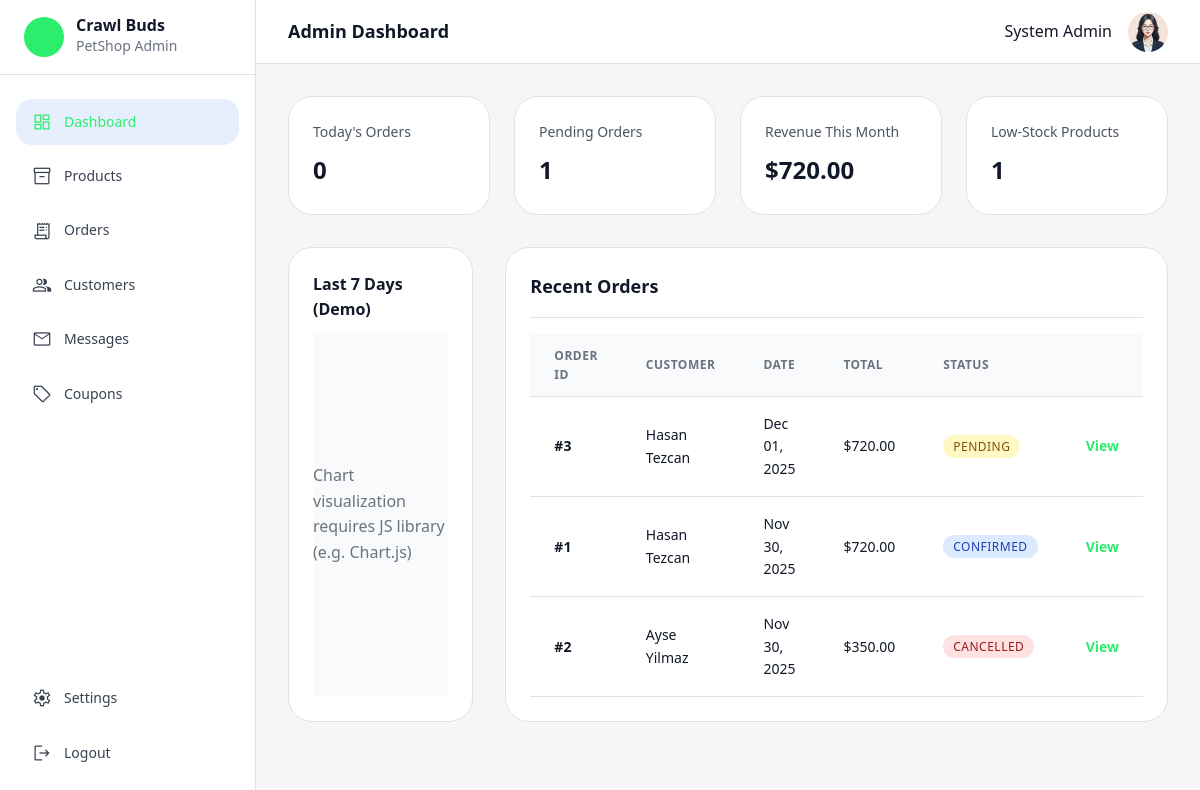
The page /pages/admin/dashboard.php (signed in) on the database as committed earlier.
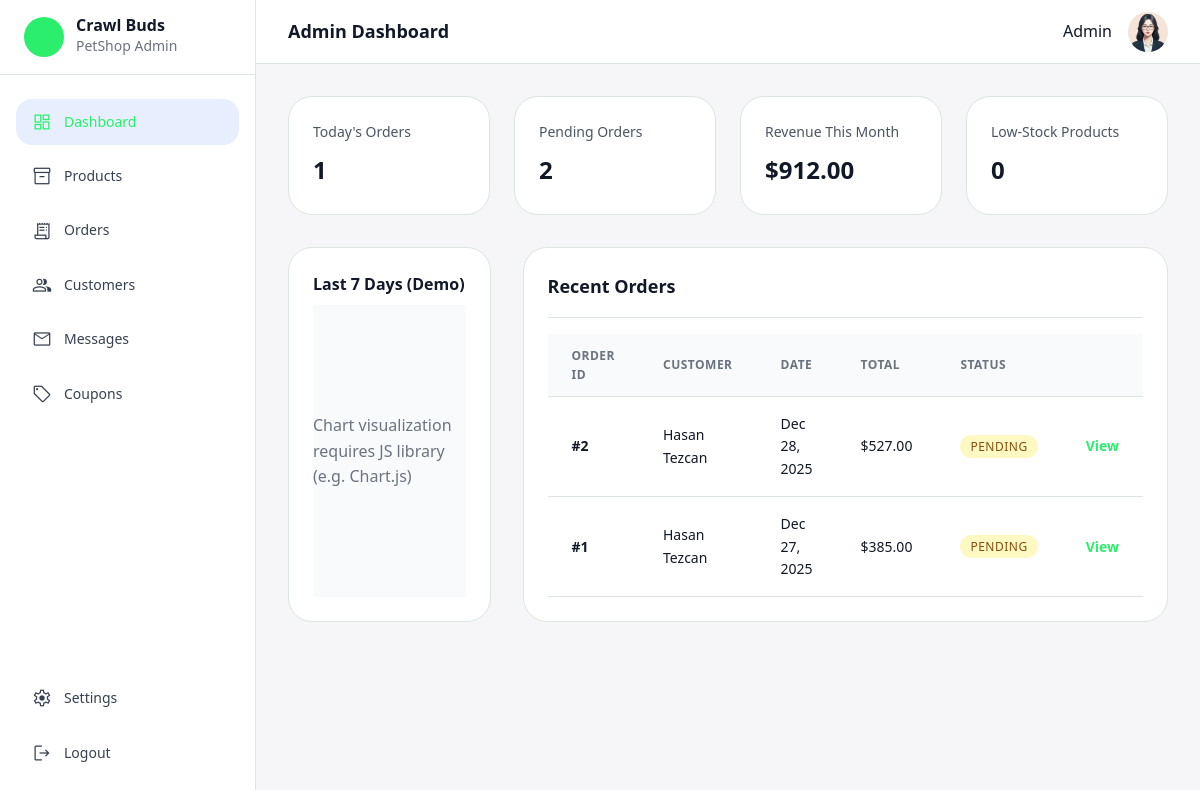
The same page on the database as committed later.
### tables this page shows
CREATE TABLE `orders` (
  `id` int(10) UNSIGNED NOT NULL,
  `user_id` int(10) UNSIGNED NOT NULL,
  `coupon_id` int(10) UNSIGNED DEFAULT NULL,
  `order_date` datetime NOT NULL DEFAULT current_timestamp(),
  `payment_method` varchar(30) NOT NULL,
  `shipping_full_name` varchar(50) NOT NULL,
  `shipping_address` varchar(255) NOT NULL,
  `shipping_phone` varchar(20) NOT NULL,
  `order_total` decimal(10,2) NOT NULL,
  `order_status` enum('pending','confirmed','shipped','delivered','cancelled') NOT NULL DEFAULT 'pending',
  `created_at` timestamp NOT NULL DEFAULT current_timestamp()
);

CREATE TABLE `users` (
  `id` int(10) UNSIGNED NOT NULL,
  `username` varchar(50) NOT NULL,
  `email` varchar(100) NOT NULL,
  `password` varchar(255) NOT NULL,
  `phone_number` varchar(20) DEFAULT NULL,
  `address` varchar(255) DEFAULT NULL,
  `created_at` timestamp NOT NULL DEFAULT current_timestamp(),
  `updated_at` timestamp NULL DEFAULT NULL ON UPDATE current_timestamp()
);

### pages/admin/dashboard.php (the view, shortened to what this page needs)
<?php
$page_title = "Admin Dashboard";
$active_page = "dashboard";
$assets_path = "../../assets";
include("../../includes/admin_header.php");
include_once("../../includes/db_connect.php");
$stmt = $pdo->query("SELECT COUNT(*) FROM orders WHERE DATE(order_date) = CURDATE()");
$today_orders = $stmt->fetchColumn();
$stmt = $pdo->query("SELECT COUNT(*) FROM orders WHERE order_status = 'pending'");
$pending_orders = $stmt->fetchColumn();
$stmt = $pdo->query("SELECT SUM(order_total) FROM orders WHERE MONTH(order_date) = MONTH(CURDATE()) AND YEAR(order_date) = YEAR(CURDATE()) AND order_status != 'cancelled'");
$monthly_revenue = $stmt->fetchColumn() ?: 0;
$stmt = $pdo->query("SELECT COUNT(*) FROM products WHERE stock_quantity < 5");
$low_stock = $stmt->fetchColumn();
$stmt = $pdo->query("
    SELECT o.*, u.username as customer_name
    FROM orders o
    JOIN users u ON o.user_id = u.id
    ORDER BY o.order_date DESC
    LIMIT 5
");
$recent_orders = $stmt->fetchAll();
?>
<div class="dashboard-stats-grid">
    <div class="stat-card">
        <p class="stat-label">Today's Orders</p>
        <p class="stat-value"><?php echo $today_orders; ?></p>
    </div>
    <div class="stat-card">
        <p class="stat-label">Pending Orders</p>
        <p class="stat-value"><?php echo $pending_orders; ?></p>
    </div>
    <div class="stat-card">
        <p class="stat-label">Revenue This Month</p>
        <p class="stat-value">$<?php echo number_format($monthly_revenue, 2); ?></p>
    </div>
    <div class="stat-card">
        <p class="stat-label">Low-Stock Products</p>
        <p class="stat-value"><?php echo $low_stock; ?></p>
    </div>
</div>
<div class="dashboard-content-grid">
    <div class="chart-section">
        <div class="section-card chart-card">
            <h3 class="card-title">Last 7 Days (Demo)</h3>
            <div class="chart-container"
                style="height: 15rem; display:flex; align-items:center; justify-content:center; background:#f9fafb;">
                <p style="color:#6b7280;">Chart visualization requires JS library (e.g. Chart.js)</p>
            </div>
        </div>
    </div>
    <div class="recent-orders-section">
        <div class="section-card">
            <h3 class="card-head">Recent Orders</h3>
            <div class="table-responsive">
                <table class="admin-table">
                    <thead>
                        <tr>
                            <th>Order ID</th>
                            <th>Customer</th>
                            <th>Date</th>
                            <th>Total</th>
                            <th>Status</th>
                            <th><span class="sr-only">Action</span></th>
                        </tr>
                    </thead>
                    <tbody>
                        <?php foreach ($recent_orders as $order):
                            $statusMap = [
                                'pending' => 'badge-yellow',
                                'confirmed' => 'badge-blue',
                                'shipped' => 'badge-blue',
                                'delivered' => 'badge-green',
                                'cancelled' => 'badge-red'
                            ];
                            $badgeClass = $statusMap[$order['order_status']] ?? 'badge-gray';
                            ?>
                            <tr>
                                <td class="cell-primary">#<?php echo $order['id']; ?></td>
                                <td><?php echo htmlspecialchars($order['customer_name']); ?></td>
                                <td><?php echo date("M d, Y", strtotime($order['order_date'])); ?></td>
                                <td>$<?php echo number_format($order['order_total'], 2); ?></td>
                                <td><span
                                        class="badge <?php echo $badgeClass; ?>"><?php echo ucfirst($order['order_status']); ?></span>
                                </td>
                                <td class="text-right"><a href="orders.php" class="action-link">View</a></td>
                            </tr>
                        <?php endforeach; ?>
                    </tbody>
                </table>
            </div>
        </div>
    </div>
</div>
<?php include("../../includes/admin_footer.php"); ?>

### includes/admin_header.php (shortened to what this page needs)
<!DOCTYPE html>
<html lang="en" class="light">
<head>
    <link rel="stylesheet" href="<?php echo $assets_path; ?>/css/style.css" />
    <link rel="stylesheet" href="<?php echo $assets_path; ?>/css/admin.css" />
</head>
<body class="admin-body">
    <div class="admin-layout">
        <aside class="admin-sidebar">
            <div class="sidebar-header">
                <div class="sidebar-logo">
                    <div class="logo-icon"
                        style="background-image: url('<?php echo $assets_path; ?>/images/logo_placeholder.png');"></div>
                    <div class="logo-text">
                        <h1>Crawl Buds</h1>
                        <span>PetShop Admin</span>
                    </div>
                </div>
            </div>
            <nav class="sidebar-nav">
                <div class="nav-group">
                    <a href="dashboard.php"
                        class="nav-item <?php echo $active_page === 'dashboard' ? 'active' : ''; ?>">
                        <span class="material-symbols-outlined">dashboard</span>
                        <span>Dashboard</span>
                    </a>
                    <a href="products.php" class="nav-item <?php echo $active_page === 'products' ? 'active' : ''; ?>">
                        <span class="material-symbols-outlined">inventory_2</span>
                        <span>Products</span>
                    </a>
                    <a href="orders.php" class="nav-item <?php echo $active_page === 'orders' ? 'active' : ''; ?>">
                        <span class="material-symbols-outlined">receipt_long</span>
                        <span>Orders</span>
                    </a>
                    <a href="customers.php"
                        class="nav-item <?php echo $active_page === 'customers' ? 'active' : ''; ?>">
                        <span class="material-symbols-outlined">group</span>
                        <span>Customers</span>
                    </a>
                    <a href="messages.php" class="nav-item <?php echo ($active_page == 'messages') ? 'active' : ''; ?>">
                        <span class="material-symbols-outlined">mail</span>
                        <span>Messages</span>
                    </a>
                    <a href="coupons.php" class="nav-item <?php echo $active_page === 'coupons' ? 'active' : ''; ?>">
                        <span class="material-symbols-outlined">local_offer</span>
                        <span>Coupons</span>
                    </a>
                </div>
                <div class="nav-group">
                    <a href="settings.php" class="nav-item <?php echo ($active_page == 'settings') ? 'active' : ''; ?>">
                        <span class="material-symbols-outlined">settings</span>
                        <span>Settings</span>
                    </a>
                    <a href="../user/logout.php" class="nav-item">
                        <span class="material-symbols-outlined">logout</span>
                        <span>Logout</span>
                    </a>
                </div>
            </nav>
        </aside>
        <main class="admin-main">
            <header class="admin-top-header">
                <h2 class="header-title"><?php echo htmlspecialchars($page_title); ?></h2>
                <div class="header-actions">
                    <div class="admin-name-display">
                        <span><?php echo htmlspecialchars($_SESSION['admin_name'] ?? 'Admin'); ?></span>
                    </div>
                    <div class="user-avatar"
                        style="background-image: url('<?php echo $assets_path; ?>/images/admin_avatar.png');"></div>
                </div>
            </header>
            <div class="admin-content">

### includes/admin_footer.php
</div>
</main>
</div>
</body>
</html>

### assets/css/style.css (style rules this page uses)
:root { --color-primary: #2bee6c; --color-primary-50: #e6f9f0; --color-primary-100: #b3efd0; --color-primary-600: #22be58; --color-accent: #ff6b6b; --color-accent-50: #ffe6e6; --color-gray-50: #f9fafb; --color-gray-100: #f3f4f6; --color-gray-200: #e5e7eb; --color-gray-300: #d1d5db; --color-gray-400: #9ca3af; --color-gray-500: #6b7280; --color-gray-600: #4b5563; --color-gray-700: #374151; --color-gray-800: #1f2937; --color-gray-900: #111827; --color-background-light: #f6f8f6; --color-surface-light: #ffffff; --color-text-light-primary: #111813; --color-text-light-secondary: #61896f; --color-border-light: #dbe6df; --spacing-xs: 0.25rem; --spacing-sm: 0.5rem; --spacing-md: 1rem; --spacing-lg: 1.5rem; --spacing-xl: 2rem; --radius-sm: 0.5rem; --radius-md: 1rem; --radius-lg: 1.5rem; --radius-full: 9999px; --font-display: 'Plus Jakarta Sans', 'Noto Sans', sans-serif; }
* { box-sizing: border-box; margin: 0; padding: 0; }
body { font-family: var(--font-display); background-color: var(--color-background-light); color: var(--color-text-light-primary); line-height: 1.6; -webkit-font-smoothing: antialiased; }
a { text-decoration: none; color: inherit; transition: all 0.2s ease; }
.material-symbols-outlined { font-variation-settings: 'FILL' 0, 'wght' 400, 'GRAD' 0, 'opsz' 48; }
.badge { display: inline-flex; align-items: center; padding: 0.25rem 0.75rem; font-size: 0.75rem; font-weight: 600; border-radius: var(--radius-full); text-transform: uppercase; letter-spacing: 0.5px; }
.badge-yellow { background: #fef3c7; color: #92400e; }
.admin-table { width: 100%; border-collapse: collapse; background: white; }
.admin-table th { background: var(--color-gray-50); padding: 0.75rem 1rem; text-align: left; font-weight: 600; font-size: 0.875rem; color: var(--color-gray-700); text-transform: uppercase; letter-spacing: 0.5px; }
.admin-table td { padding: 1rem; border-bottom: 1px solid var(--color-gray-200); }
.table-responsive { overflow-x: auto; }
.badge-red { background: #fee2e2; color: #991b1b; }
.badge-blue { background: #dbeafe; color: #1e40af; }

Rows that differ between the two databases and show on the page:
removed orders: id "3", user.username "Hasan Tezcan", order_date "Dec 01, 2025", order_total "720.00", order_status "PENDING"
changed orders id 2: user.username "Ayse Yilmaz" → "Hasan Tezcan"; order_date "Nov 30, 2025" → "Dec 28, 2025"; order_total "350.00" → "527.00"; order_status "CANCELLED" → "PENDING"; moves up the list
changed orders id 1: order_date "Nov 30, 2025" → "Dec 27, 2025"; order_total "720.00" → "385.00"; order_status "CONFIRMED" → "PENDING"
Other text that changed with them:
$_SESSION['admin_name']: "System Admin" → "Admin"
$today_orders: "0" → "1"
$pending_orders: "1" → "2"
$monthly_revenue: "720.00" → "912.00"
$low_stock: "1" → "0"
